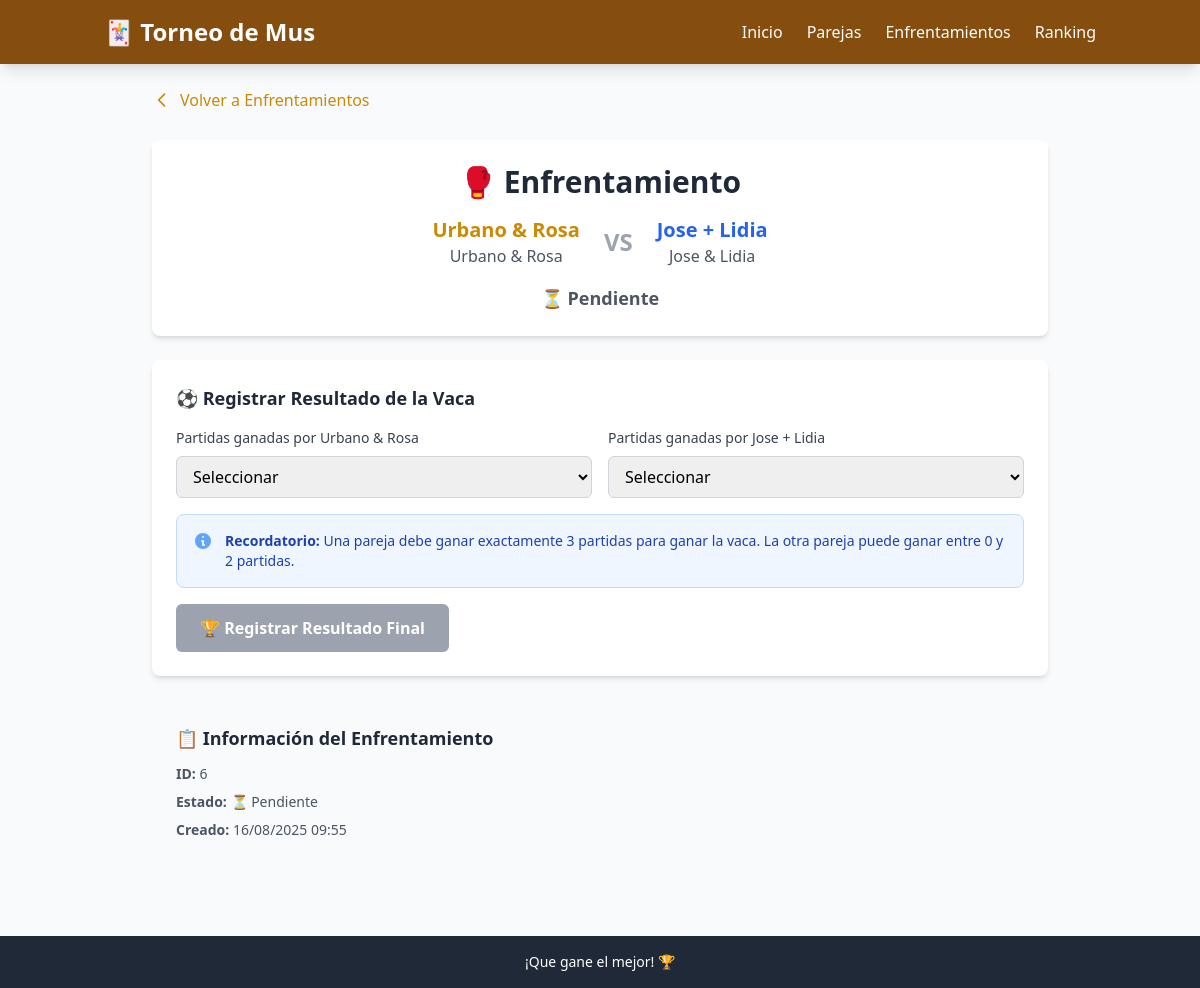
Page /matches/6 on the earlier database version.
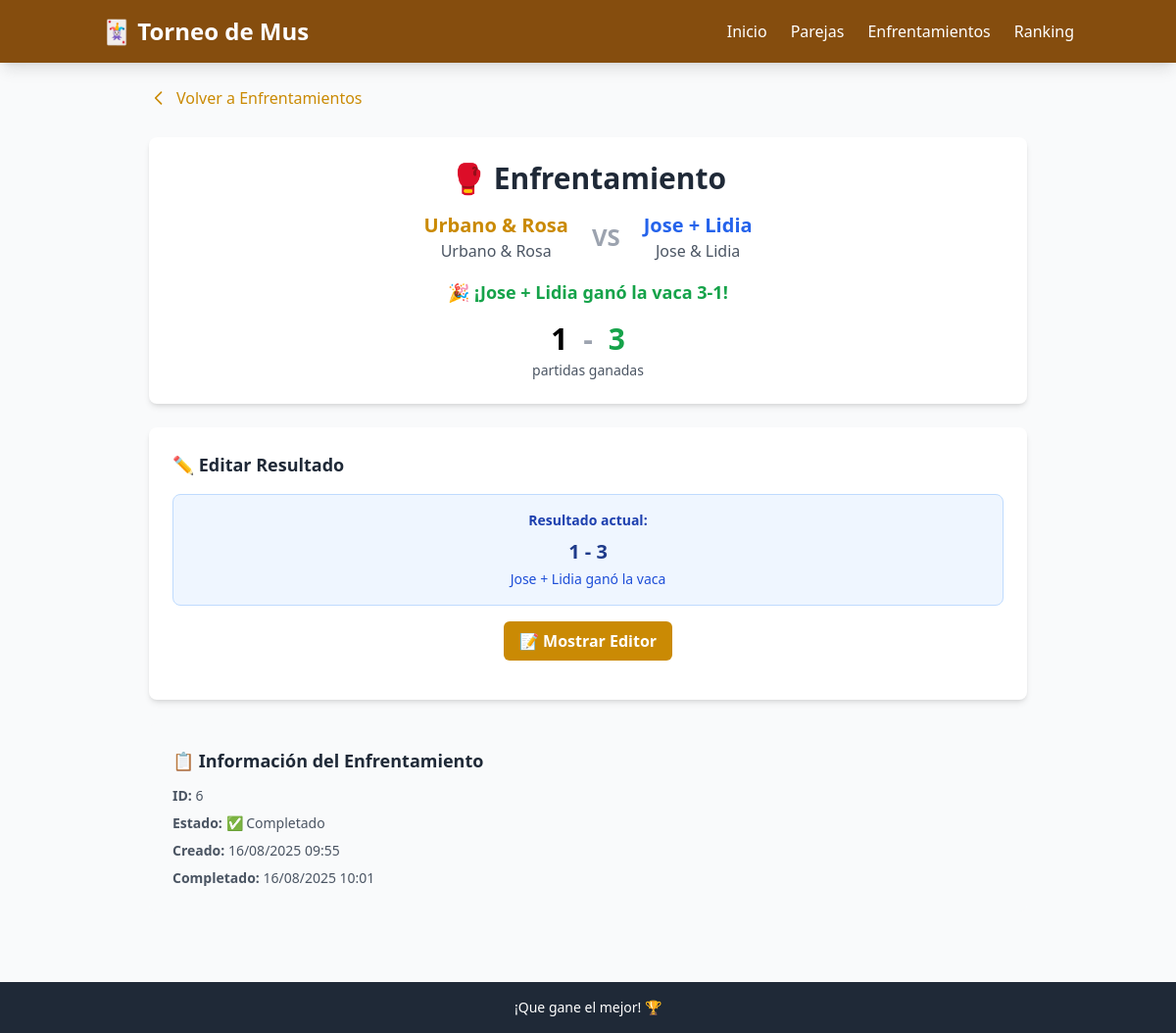
Same page on the later database version.
### models.py (models this page shows)
class Team(Base):
    __tablename__ = "teams"
    id = Column(Integer, primary_key=True, index=True)
    name = Column(String, unique=True, index=True)
    player1 = Column(String)
    player2 = Column(String)
    created_at = Column(DateTime, server_default=func.now())
    matches_as_team1 = relationship("Match", foreign_keys="[Match.team1_id]", back_populates="team1")
    matches_as_team2 = relationship("Match", foreign_keys="[Match.team2_id]", back_populates="team2")
    won_matches = relationship("Match", foreign_keys="[Match.winner_id]", back_populates="winner")

class Match(Base):
    __tablename__ = "matches"
    id = Column(Integer, primary_key=True, index=True)
    team1_id = Column(Integer, ForeignKey("teams.id"))
    team2_id = Column(Integer, ForeignKey("teams.id"))
    status = Column(Enum(MatchStatus), default=MatchStatus.PENDING)
    winner_id = Column(Integer, ForeignKey("teams.id"), nullable=True)
    team1_games_won = Column(Integer, default=0)  # Partidas ganadas por team1
    team2_games_won = Column(Integer, default=0)  # Partidas ganadas por team2
    created_at = Column(DateTime, server_default=func.now())
    completed_at = Column(DateTime, nullable=True)
    team1 = relationship("Team", foreign_keys=[team1_id], back_populates="matches_as_team1")
    team2 = relationship("Team", foreign_keys=[team2_id], back_populates="matches_as_team2")
    winner = relationship("Team", foreign_keys=[winner_id], back_populates="won_matches")

### main.py (the view)
@app.get("/matches/{match_id}", response_class=HTMLResponse)
def match_detail(match_id: int, request: Request, db: Session = Depends(get_db)):
    match = db.query(Match).filter(Match.id == match_id).first()
    if not match:
        raise HTTPException(status_code=404, detail="Match not found")
    return templates.TemplateResponse("match_detail.html", {
        "request": request,
        "match": match
    })

### templates/match_detail.html (shortened to what this page needs)
{% extends "base.html" %}
{% block content %}
<div class="max-w-4xl mx-auto">
    <div class="mb-6">
        <a href="/matches"
           class="inline-flex items-center text-mus-600 hover:text-mus-700 transition-colors">
            <svg class="w-5 h-5 mr-2" fill="none" stroke="currentColor" viewBox="0 0 24 24">
                <path stroke-linecap="round" stroke-linejoin="round" stroke-width="2" d="M15 19l-7-7 7-7"></path>
            </svg>
            Volver a Enfrentamientos
        </a>
    </div>
    <div class="bg-white rounded-lg shadow-md p-6 mb-6">
        <div class="text-center">
            <h2 class="text-2xl md:text-3xl font-bold text-gray-800 mb-4">
                🥊 Enfrentamiento
            </h2>
            <div class="flex items-center justify-center space-x-6 mb-4">
                <div class="text-center">
                    <h3 class="text-xl font-bold text-mus-600">{{ match.team1.name }}</h3>
                    <p class="text-gray-600">
                        <span class="font-medium">{{ match.team1.player1 }}</span> &
                        <span class="font-medium">{{ match.team1.player2 }}</span>
                    </p>
                </div>
                <div class="text-2xl font-bold text-gray-400">VS</div>
                <div class="text-center">
                    <h3 class="text-xl font-bold text-blue-600">{{ match.team2.name }}</h3>
                    <p class="text-gray-600">
                        <span class="font-medium">{{ match.team2.player1 }}</span> &
                        <span class="font-medium">{{ match.team2.player2 }}</span>
                    </p>
                </div>
            </div>
            {% if match.status.value == 'completed' %}
                <div class="text-lg text-green-600 font-bold">
                    🎉 ¡{{ match.winner.name }} ganó la vaca {{ match.winner.id == match.team1_id and match.team1_games_won or match.team2_games_won }}-{{ match.winner.id == match.team1_id and match.team2_games_won or match.team1_games_won }}!
                </div>
            {% elif match.status.value == 'in_progress' %}
                <div class="text-lg text-orange-600 font-bold">
                    ⚡ En progreso
                </div>
            {% else %}
                <div class="text-lg text-gray-600 font-bold">
                    ⏳ Pendiente
                </div>
            {% endif %}
        </div>
        {% if match.team1_games_won > 0 or match.team2_games_won > 0 %}
        <div class="text-center mt-4">
            <div class="text-3xl font-bold">
                <span class="{% if match.team1_games_won > match.team2_games_won %}text-green-600{% endif %}">{{ match.team1_games_won }}</span>
                <span class="mx-2 text-gray-400">-</span>
                <span class="{% if match.team2_games_won > match.team1_games_won %}text-green-600{% endif %}">{{ match.team2_games_won }}</span>
            </div>
            <div class="text-sm text-gray-600 mt-1">partidas ganadas</div>
        </div>
        {% endif %}
    </div>
    {% if match.status.value != 'completed' %}
    <div class="bg-white rounded-lg shadow-md p-6 mb-6" x-data="matchResultForm()">
        <h3 class="text-lg font-semibold text-gray-800 mb-4">⚽ Registrar Resultado de la Vaca</h3>
        <form @submit.prevent="validateAndSubmit()" action="/matches/{{ match.id }}/set-result" method="post" class="space-y-4">
            <div class="grid grid-cols-1 md:grid-cols-2 gap-4">
                <div>
                    <label for="team1_games" class="block text-sm font-medium text-gray-700 mb-2">
                        Partidas ganadas por {{ match.team1.name }}
                    </label>
                    <select x-model="team1Games" id="team1_games" name="team1_games" required
                            @change="validateSelection()"
                            class="w-full px-3 py-2 border border-gray-300 rounded-md focus:outline-none focus:ring-2 focus:ring-mus-500 focus:border-mus-500">
                        <option value="">Seleccionar</option>
                    </select>
                </div>
                <div>
                    <label for="team2_games" class="block text-sm font-medium text-gray-700 mb-2">
                        Partidas ganadas por {{ match.team2.name }}
                    </label>
                    <select x-model="team2Games" id="team2_games" name="team2_games" required
                            @change="validateSelection()"
                            class="w-full px-3 py-2 border border-gray-300 rounded-md focus:outline-none focus:ring-2 focus:ring-mus-500 focus:border-mus-500">
                        <option value="">Seleccionar</option>
                    </select>
                </div>
            </div>
            <div class="bg-blue-50 border border-blue-200 rounded-lg p-4">
                <div class="flex items-start">
                    <div class="flex-shrink-0">
                        <svg class="w-5 h-5 text-blue-400" fill="currentColor" viewBox="0 0 20 20">
                            <path fill-rule="evenodd" d="M18 10a8 8 0 11-16 0 8 8 0 0116 0zm-7-4a1 1 0 11-2 0 1 1 0 012 0zM9 9a1 1 0 000 2v3a1 1 0 001 1h1a1 1 0 100-2v-3a1 1 0 00-1-1H9z" clip-rule="evenodd"></path>
                        </svg>
                    </div>
                    <div class="ml-3">
                        <p class="text-sm text-blue-800">
                            <strong>Recordatorio:</strong> Una pareja debe ganar exactamente 3 partidas para ganar la vaca. La otra pareja puede ganar entre 0 y 2 partidas.
                        </p>
                    </div>
                </div>
            </div>
            <button type="submit"
                    :disabled="!isValid || isSubmitting"
                    :class="isValid && !isSubmitting ? 'bg-green-600 hover:bg-green-700' : 'bg-gray-400 cursor-not-allowed'"
                    class="w-full md:w-auto text-white px-6 py-3 rounded-md font-semibold transition-colors">
                <span x-show="!isSubmitting">🏆 Registrar Resultado Final</span>
            </button>
        </form>
    </div>
    {% endif %}
    {% if match.status.value == 'completed' %}
    <div class="bg-white rounded-lg shadow-md p-6 mb-6" x-data="matchEditForm({{ match.team1_games_won }}, {{ match.team2_games_won }})">
        <h3 class="text-lg font-semibold text-gray-800 mb-4">✏️ Editar Resultado</h3>
        <div class="bg-blue-50 border border-blue-200 rounded-lg p-4 mb-4">
            <div class="text-center">
                <p class="text-sm text-blue-800 mb-2"><strong>Resultado actual:</strong></p>
                <p class="text-xl font-bold text-blue-900">{{ match.team1_games_won }} - {{ match.team2_games_won }}</p>
                <p class="text-sm text-blue-700 mt-1">{{ match.winner.name }} ganó la vaca</p>
            </div>
        </div>
        <div class="text-center mb-4">
            <button @click="showEditForm = !showEditForm"
                    class="bg-yellow-600 hover:bg-yellow-700 text-white px-4 py-2 rounded-md font-semibold transition-colors">
                <span x-show="!showEditForm">📝 Mostrar Editor</span>
            </button>
        </div>
    </div>
    {% endif %}
    <div class="bg-gray-50 rounded-lg p-6">
        <h3 class="text-lg font-semibold text-gray-800 mb-3">📋 Información del Enfrentamiento</h3>
        <div class="space-y-2 text-sm text-gray-600">
            <p><strong>ID:</strong> {{ match.id }}</p>
            <p><strong>Estado:</strong>
                {% if match.status.value == 'completed' %}
                    ✅ Completado
                {% elif match.status.value == 'in_progress' %}
                    ⚡ En progreso
                {% else %}
                    ⏳ Pendiente
                {% endif %}
            </p>
            <p><strong>Creado:</strong> {{ match.created_at.strftime('%d/%m/%Y %H:%M') if match.created_at else 'N/A' }}</p>
            {% if match.completed_at %}
            <p><strong>Completado:</strong> {{ match.completed_at.strftime('%d/%m/%Y %H:%M') }}</p>
            {% endif %}
        </div>
    </div>
</div>
{% endblock %}

### templates/base.html (shortened to what this page needs)
<!DOCTYPE html>
<html lang="es">
<head>
    <script src="https://cdn.tailwindcss.com"></script>
</head>
<body class="bg-gray-50 min-h-screen">
    <header class="bg-mus-800 text-white shadow-lg">
        <div class="container mx-auto px-4 py-4">
            <nav class="flex justify-between items-center">
                <h1 class="text-xl md:text-2xl font-bold">
                    <a href="/" class="hover:text-mus-200">🃏 Torneo de Mus</a>
                </h1>
                <div class="hidden md:flex space-x-6">
                    <a href="/" class="hover:text-mus-200 transition-colors">Inicio</a>
                    <a href="/teams" class="hover:text-mus-200 transition-colors">Parejas</a>
                    <a href="/matches" class="hover:text-mus-200 transition-colors">Enfrentamientos</a>
                    <a href="/ranking" class="hover:text-mus-200 transition-colors">Ranking</a>
                </div>
            </nav>
        </div>
    </header>
    <main class="container mx-auto px-4 py-6">
        {% block content %}{% endblock %}
    </main>
    <footer class="bg-gray-800 text-white text-center py-4 mt-12">
        <p class="text-sm">¡Que gane el mejor! 🏆</p>
    </footer>
</body>
</html>

Differences in the rows shown:
shown differently, row unchanged: Team "Urbano & Rosa": team1.name "Urbano & Rosa" → (not shown)
shown differently, row unchanged: Team "Jose + Lidia": winner.name (not shown) → "Jose + Lidia"; team2.name "Jose + Lidia" → (not shown)
changed Match id 6: status "PENDING" → "COMPLETED" (drawn); winner (not shown) → "3"; winner (not shown) → "1"; team1_games_won (not shown) → "1"; team2_games_won (not shown) → "3"; completed_at (not shown) → "16/08/2025 10:01"
Other differences:
form field team1_games: "Seleccionar" → (not shown)
form field team2_games: "Seleccionar" → (not shown)
text no longer shown: "⏳ Pendiente ⚽ Registrar Resultado de la Vaca Partidas ganadas por Partidas ganadas por Recordatorio: Una pareja debe ganar exactamente 3 partidas para ganar la vaca. La otra pareja puede ganar entre 0 y 2 partidas. 🏆 Registrar Resultado Final ⏳ Pendiente"
text now shown: "🎉 ¡ ganó la vaca - ! - partidas ganadas ✏️ Editar Resultado Resultado actual: - ganó la vaca 📝 Mostrar Editor ✅ Completado Completado:"
